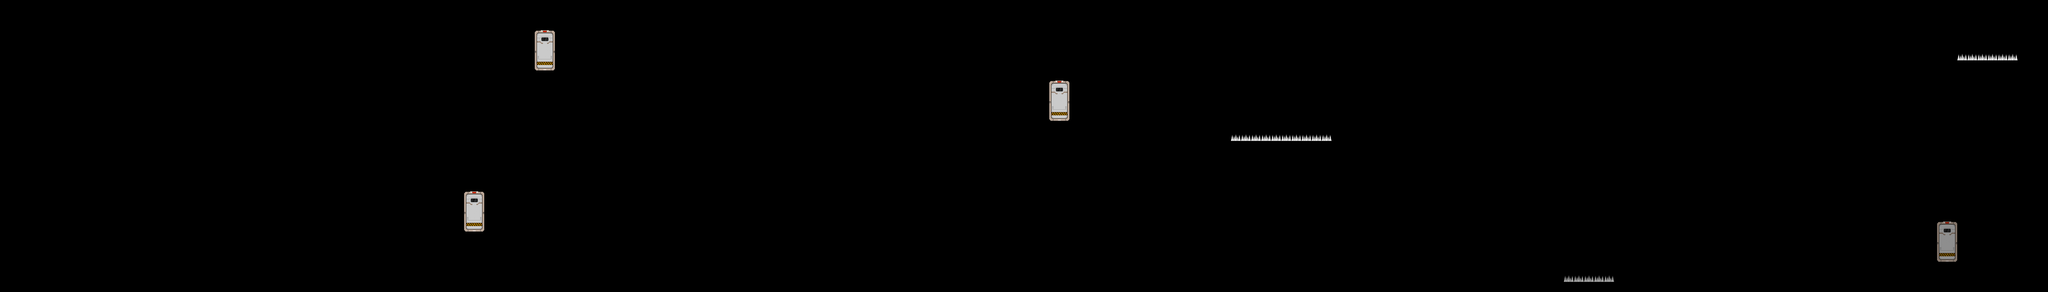

This is a level from a 2D game, rendered from its Tiled map with the project's own tilesets. A one-line summary and the map file follow, with tile-layer data summarised:
An orthogonal 203x29 tile map with 32x32 px tiles, 4 tile layers (NavMap, Ground, Details, Background) and 114 objects.

<map version="1.9" tiledversion="1.9.2" orientation="orthogonal" renderorder="right-down" width="203" height="29" tilewidth="32" tileheight="32" infinite="0" nextlayerid="15" nextobjectid="576">
 <tileset firstgid="1" name="Tileset_32x32" tilewidth="32" tileheight="32" spacing="2" margin="2" tilecount="1050" columns="35">
  <image source="Tileset_32x32.png" width="1192" height="1022" />
 </tileset>
 <layer id="11" name="NavMap" width="203" height="29" opacity="0.99">
  <properties>
   <property name="Navigation" type="bool" value="true" />
   <property name="draw" type="bool" value="false" />
  </properties>
  <data>[5887 cells, 2107 non-empty, 3 distinct tile ids]</data>
 </layer>
 <layer id="1" name="Ground" width="203" height="29" opacity="0.99">
  <properties>
   <property name="draw" type="bool" value="true" />
  </properties>
  <data>[5887 cells, 1780 non-empty, 50 distinct tile ids]</data>
 </layer>
 <layer id="2" name="Details" width="203" height="29" opacity="0.5">
  <properties>
   <property name="draw" type="bool" value="true" />
  </properties>
  <data>[5887 cells, 124 non-empty, 90 distinct tile ids]</data>
 </layer>
 <layer id="3" name="Background" width="203" height="29" opacity="0.3">
  <properties>
   <property name="draw" type="bool" value="true" />
  </properties>
  <data>[5887 cells, 1454 non-empty, 76 distinct tile ids]</data>
 </layer>
 <objectgroup id="4" name="Colliders">
  <object id="398" x="0" y="736" width="544" height="32" />
  <object id="399" x="512" y="768" width="32" height="160" />
  <object id="400" x="672" y="736" width="928" height="32" />
  <object id="401" x="672" y="768" width="32" height="160" />
  <object id="413" x="1632" y="736" width="1600" height="32" />
  <object id="414" x="3104" y="352" width="128" height="32" />
  <object id="415" x="3104" y="384" width="32" height="352" />
  <object id="416" x="2848" y="287" width="152" height="17" />
  <object id="418" x="2983" y="320" width="17" height="288" />
  <object id="421" x="2816" y="352" width="96" height="96" />
  <object id="423" x="1632" y="224" width="704" height="16" />
  <object id="449" x="3264" y="384" width="576" height="128" />
  <object id="450" x="4288" y="384" width="256" height="128" />
  <object id="451" x="3840" y="480" width="448" height="32" />
  <object id="452" x="4264" y="392" width="16" height="16" />
  <object id="453" x="4232" y="423" width="16" height="16" />
  <object id="454" x="3848" y="392" width="16" height="16" />
  <object id="455" x="3880" y="424" width="16" height="16" />
  <object id="456" x="3847.67" y="744.667" width="16" height="16" />
  <object id="457" x="3881.33" y="777" width="16" height="16" />
  <object id="458" x="3910" y="809.667" width="16" height="16" />
  <object id="459" x="4199.67" y="808.667" width="16" height="16" />
  <object id="460" x="4233" y="776" width="16" height="16" />
  <object id="461" x="4264" y="744.667" width="16" height="16" />
  <object id="462" x="4800" y="224" width="32" height="512" />
  <object id="463" x="3264" y="160" width="1600" height="32" />
  <object id="465" x="3264" y="736" width="576" height="32" />
  <object id="466" x="4288" y="736" width="576" height="32" />
  <object id="485" x="4896" y="160" width="64" height="32" />
  <object id="486" x="5120" y="775" width="415" height="18" />
  <object id="487" x="5120" y="576" width="448" height="32" />
  <object id="488" x="5536" y="384" width="32" height="192" />
  <object id="489" x="5216" y="352" width="352" height="32" />
  <object id="490" x="5216" y="32" width="32" height="320" />
  <object id="491" x="5248" y="32" width="928" height="32" />
  <object id="494" x="5416" y="200" width="664" height="16" />
  <object id="497" x="6464" y="0" width="32" height="832" />
  <object id="499" x="6112" y="832" width="352" height="32" />
  <object id="500" x="6080" y="224" width="32" height="704" />
  <object id="501" x="6368" y="224" width="32" height="480" />
  <object id="503" x="5632" y="711" width="96" height="15" />
  <object id="504" x="5888" y="551" width="96" height="15" />
  <object id="505" x="5728" y="391" width="96" height="15" />
  <object id="540" x="6176" y="-32" width="288" height="5" />
  <object id="542" x="6080" y="200" width="320" height="16" />
  <object id="543" x="5120" y="800" width="32" height="96" />
 </objectgroup>
 <objectgroup id="9" name="Level_Walls">
  <object id="428" x="-3" y="0" width="5" height="736" />
  <object id="429" x="1598" y="0" width="5" height="736" />
  <object id="430" x="1629" y="0" width="5" height="736" />
  <object id="431" x="3230" y="0" width="5" height="736" />
  <object id="433" x="3261" y="2" width="5" height="734" />
  <object id="436" x="4862" y="0" width="5" height="736" />
  <object id="483" x="4893" y="0" width="5" height="160" />
  <object id="484" x="4896" y="-32" width="224" height="5" />
 </objectgroup>
 <objectgroup id="5" name="Triggers">
  <object id="407" x="1478" y="617" width="52" height="118" />
  <object id="424" x="1702" y="105" width="52" height="119" />
  <object id="464" x="3334" y="265" width="52" height="119" />
  <object id="545" x="6151" y="713" width="51" height="119" />
 </objectgroup>
 <objectgroup id="12" name="Jump_Triggers">
  <object id="550" x="539" y="731" width="10" height="10">
   <properties>
    <property name="x" type="int" value="40" />
    <property name="y" type="int" value="70" />
   </properties>
  </object>
  <object id="552" x="667" y="731" width="10" height="10">
   <properties>
    <property name="x" type="int" value="-40" />
    <property name="y" type="int" value="70" />
   </properties>
  </object>
  <object id="555" x="5527" y="772" width="10" height="10">
   <properties>
    <property name="x" type="int" value="38" />
    <property name="y" type="int" value="71" />
   </properties>
  </object>
  <object id="556" x="5625" y="707" width="10" height="10">
   <properties>
    <property name="x" type="int" value="-50" />
    <property name="y" type="int" value="20" />
   </properties>
  </object>
  <object id="557" x="5725" y="707" width="10" height="10">
   <properties>
    <property name="x" type="int" value="45" />
    <property name="y" type="int" value="110" />
   </properties>
  </object>
  <object id="558" x="5881" y="547" width="10" height="10">
   <properties>
    <property name="x" type="int" value="-47" />
    <property name="y" type="int" value="25" />
   </properties>
  </object>
  <object id="559" x="5937" y="547" width="10" height="10">
   <properties>
    <property name="x" type="int" value="-28" />
    <property name="y" type="int" value="110" />
   </properties>
  </object>
  <object id="560" x="5721" y="388" width="10" height="10">
   <properties>
    <property name="x" type="int" value="-53" />
    <property name="y" type="int" value="70" />
   </properties>
  </object>
  <object id="561" x="5821" y="388" width="10" height="10">
   <properties>
    <property name="x" type="int" value="21" />
    <property name="y" type="int" value="40" />
   </properties>
  </object>
  <object id="562" x="5561" y="349" width="10" height="10">
   <properties>
    <property name="x" type="int" value="58" />
    <property name="y" type="int" value="40" />
   </properties>
  </object>
 </objectgroup>
 <objectgroup id="6" name="Spikes">
  <object id="406" x="544" y="923" width="128" height="5" />
  <object id="467" x="3904" y="429" width="320" height="19" />
  <object id="508" x="5152" y="896" width="928" height="32" />
  <object id="539" x="6208" y="173" width="192" height="19" />
  </objectgroup>
 <objectgroup id="8" name="Saws">
  <!-- 33 objects omitted --></objectgroup>
 <objectgroup id="13" name="Checkpoints">
  <!-- 4 objects omitted --></objectgroup>
 <objectgroup id="14" name="ExtraLives">
  <properties>
   <property name="level" type="int" value="4" />
  </properties>
  <!-- 4 objects omitted --></objectgroup>
</map>
<!-- 42 of 114 objects omitted -->
